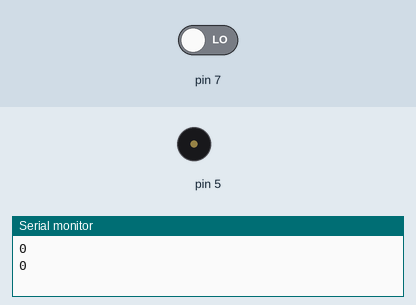
Recording of a sketch running on a simulated Arduino Uno, built with avr-gcc and run on an emulated ATmega328P. Parts: buzzer (waves = sounding), the last lines printed to the serial monitor. The inputs (shaded band) are chosen by the test bench; at power-on: pin 7 LOW.

Above: at 1.8 s.
1.9 s: pin 7 driven HIGH
At 3.3 s:
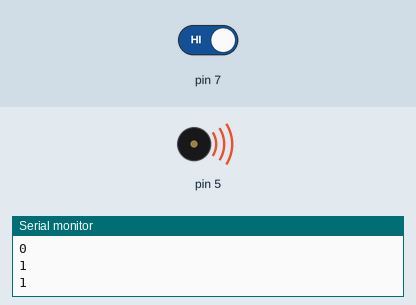
Timing chart, 0 to 4.9 s (numbered marks = the images above; inputs shaded):
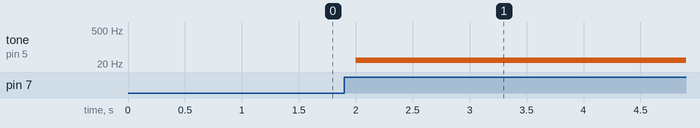

The sketch:

projeto_sensor_de_movimento1.ino
```cpp
// C++ code
//
void setup()
{
  pinMode(7, INPUT);
  Serial.begin(9600);
  pinMode(5, OUTPUT);
}

void loop()
{
  Serial.println(digitalRead(7));
  if (digitalRead(7) == 1) {
    tone(5, 29, 2000); // play tone 10 (A#0 = 29 Hz)
  }
  delay(1000); // Wait for 1000 millisecond(s)
}
```

Measured:
- after the input at 1.9 s, tone on pin 5: silent → 29 Hz after 0.10 s
